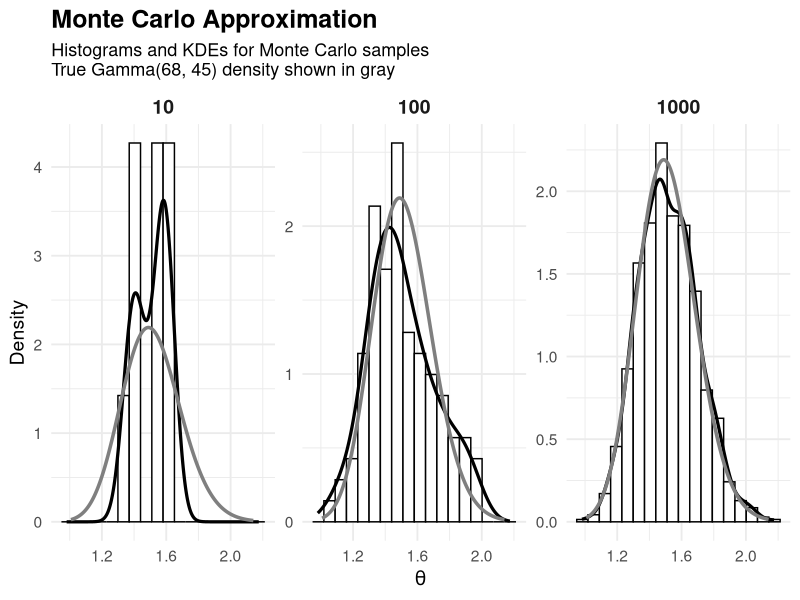
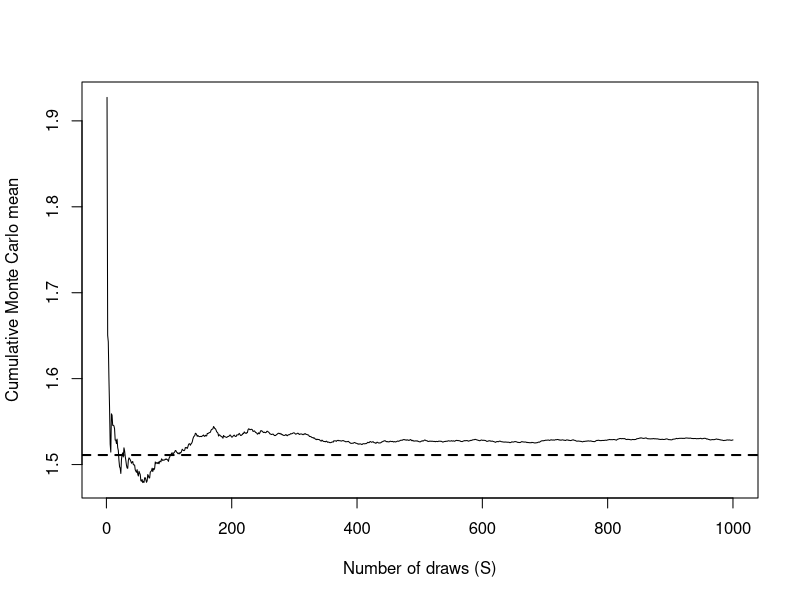
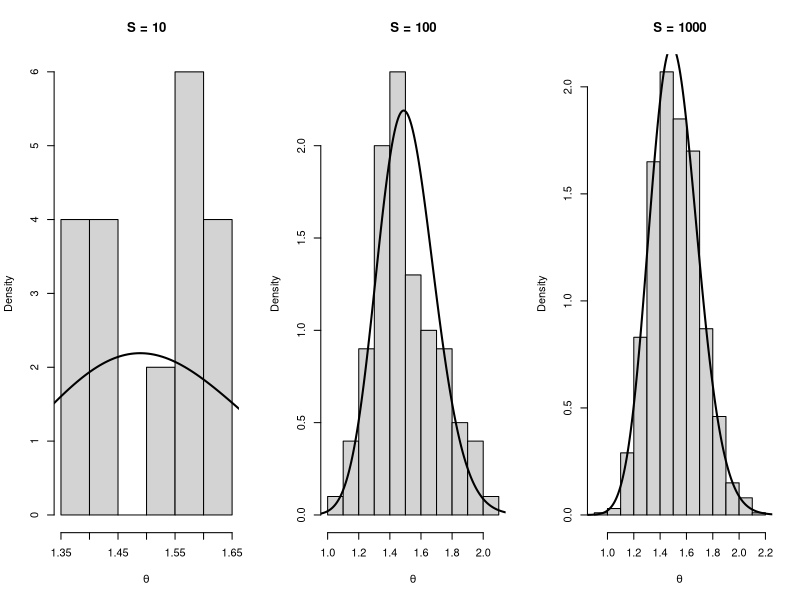
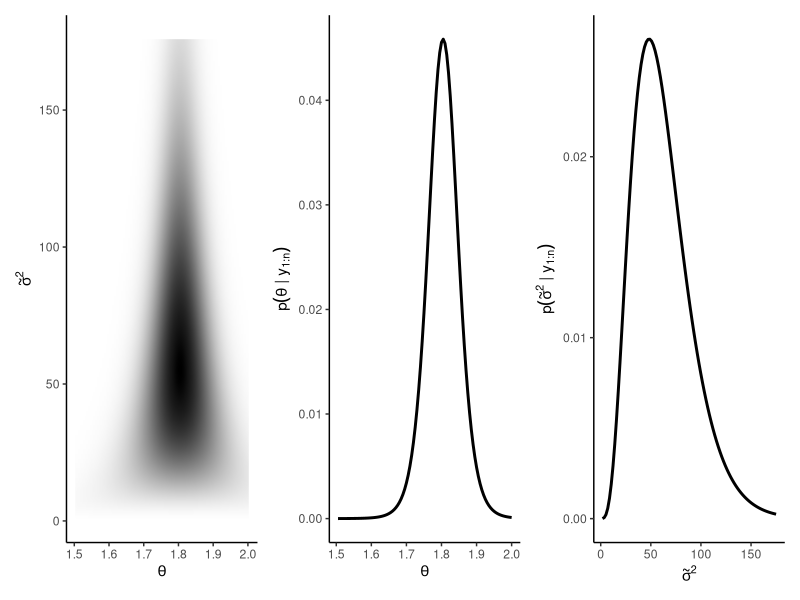

The R script that drew these images, in order:
## ---- chunk 1
# Figure 4.1 — Monte Carlo Approximation (Gamma(68,45))
# Histograms + KDEs for S = 10, 100, 1000; true density in gray

set.seed(8670)
library(ggplot2)

# Posterior: Gamma(shape=68, rate=45)
shape_post <- 68
rate_post  <- 45

# MC samples
S_list <- c(10, 100, 1000)
mc_df <- do.call(rbind, lapply(S_list, function(S) {
  data.frame(theta = rgamma(S, shape = shape_post, rate = rate_post),
             S = factor(S, levels = S_list))
}))

# Grid for true density (choose a sensible range around the mass)
xgrid <- seq(
  qgamma(0.001, shape = shape_post, rate = rate_post),
  qgamma(0.999, shape = shape_post, rate = rate_post),
  length.out = 600
)

true_df <- data.frame(
  theta = xgrid,
  dens  = dgamma(xgrid, shape = shape_post, rate = rate_post)
)

# Plot
ggplot(mc_df, aes(x = theta)) +
  # histogram (density scale so it overlays with densities)
  geom_histogram(aes(y = after_stat(density)),
                 bins = 18, color = "black", fill = "white") +
  # KDE from MC samples
  geom_density(linewidth = 1.1) +
  # True density (gray)
  geom_line(data = true_df, aes(x = theta, y = dens),
            linewidth = 1.2, color = "gray50") +
  facet_wrap(~ S, nrow = 1, scales = "free_y") +
  labs(
    title = "Monte Carlo Approximation",
  subtitle = paste(
    "Histograms and KDEs for Monte Carlo samples",
    "True Gamma(68, 45) density shown in gray",
    sep = "\n"
  ),
    x = expression(theta),
    y = "Density"
  ) +
  theme_minimal(base_size = 14) +
  theme(
    plot.title = element_text(size = 18, face = "bold"),
    plot.subtitle = element_text(size = 13),
    strip.text = element_text(size = 14, face = "bold")
  )
## ---- chunk 2
set.seed(8670)

## Posterior parameters
a  <- 2
b  <- 1
sy <- 66
n  <- 44

shape_post <- a + sy
rate_post  <- b + n

## Exact quantities
mean_exact <- shape_post / rate_post
p_exact    <- pgamma(1.75, shape = shape_post, rate = rate_post)
ci_exact   <- qgamma(c(0.025, 0.975),
                     shape = shape_post,
                     rate  = rate_post)

## Monte Carlo samples
theta_mc10   <- rgamma(10,   shape_post, rate_post)
theta_mc100  <- rgamma(100,  shape_post, rate_post)
theta_mc1000 <- rgamma(1000, shape_post, rate_post)

## Function to summarize MC output
mc_summary <- function(theta_sample) {
  c(
    Mean        = mean(theta_sample),
    Prob_less   = mean(theta_sample < 1.75),
    CI_lower    = quantile(theta_sample, 0.025),
    CI_upper    = quantile(theta_sample, 0.975)
  )
}

## Build comparison table
results <- rbind(
  Exact   = c(Mean      = mean_exact,
              Prob_less = p_exact,
              CI_lower  = ci_exact[1],
              CI_upper  = ci_exact[2]),

  MC_10   = mc_summary(theta_mc10),
  MC_100  = mc_summary(theta_mc100),
  MC_1000 = mc_summary(theta_mc1000)
)

round(results, 4)
## ---- chunk 3
Smax <- 1000
theta_seq <- rgamma(Smax, shape = shape_post, rate = rate_post)
cum_mean  <- cumsum(theta_seq) / seq_along(theta_seq)

plot(cum_mean, type="l",
     xlab="Number of draws (S)",
     ylab="Cumulative Monte Carlo mean")
abline(h = mean_exact, lty = 2, lwd = 2)
## ---- chunk 4
xgrid <- seq(0.5, 2.5, length.out = 400)
true_pdf <- dgamma(xgrid, shape = shape_post, rate = rate_post)

par(mfrow=c(1,3))

for (S in c(10,100,1000)) {
  x <- get(paste0("theta_mc", S))
  hist(x, prob=TRUE,
       main=paste0("S = ", S),
       xlab=expression(theta),
       border="black")
  lines(xgrid, true_pdf, lwd=2)
}

par(mfrow=c(1,1))
## ---- chunk 5
## Prior parameters
a <- 2
b <- 1

## Data summary (no bachelor's degree group)
n  <- 111
sy <- 217   # sum(y_i)

## Storage
t_mc <- numeric(10000)

for (s in 1:10000) {
  ## Draw from posterior
  theta <- rgamma(1, shape = a + sy, rate = b + n)
  
  ## Posterior predictive sample
  y_mc <- rpois(n, theta)
  
  ## Discrepancy statistic
  n1 <- sum(y_mc == 1)
  n2 <- sum(y_mc == 2)
  
  ## Avoid division by zero
  t_mc[s] <- ifelse(n1 > 0, n2 / n1, NA)
}

## Remove undefined values
t_mc <- t_mc[!is.na(t_mc)]
## ---- chunk 6
library(ggplot2)
library(dplyr)
library(patchwork)
library(scales)

## -----------------------------
## Data and semiconjugate prior
## -----------------------------
y  <- c(1.64,1.70,1.72,1.74,1.82,1.82,1.82,1.90,2.08)
n  <- length(y)

mu0     <- 1.9
tau0_sq <- 0.95^2
nu0     <- 1
s20     <- 0.01

## -----------------------------
## Grids: theta and precision  (tilde sigma^2 = 1/sigma^2)
## -----------------------------
G <- 100
H <- 100

mean.grid <- seq(1.505, 2.00, length.out = G)
prec.grid <- seq(1.75, 175,  length.out = H)   # this IS \tilde{\sigma}^2

post.grid <- matrix(NA_real_, nrow = G, ncol = H)

## -----------------------------
## Discrete joint posterior on the grid
## p(theta, prec | y) ∝ p(theta) p(prec) ∏ N(y_i | theta, 1/prec)
## -----------------------------
for (g in 1:G) {
  for (h in 1:H) {
    post.grid[g, h] <-
      dnorm(mean.grid[g], mu0, sqrt(tau0_sq)) *
      dgamma(prec.grid[h], shape = nu0/2, rate = s20*nu0/2) *
      prod(dnorm(y, mean.grid[g], sd = 1 / sqrt(prec.grid[h])))
  }
}
post.grid <- post.grid / sum(post.grid)

## -----------------------------
## Data frame + marginals
## -----------------------------
post_df <- expand.grid(theta = mean.grid, prec = prec.grid)
post_df$prob <- as.vector(post.grid)

theta_marg <- post_df %>%
  group_by(theta) %>%
  summarise(prob = sum(prob), .groups = "drop")

prec_marg <- post_df %>%
  group_by(prec) %>%
  summarise(prob = sum(prob), .groups = "drop")

## -----------------------------
## Plots (Figure 6.1 style)
## -----------------------------
p_joint <- ggplot(post_df, aes(theta, prec, fill = prob)) +
  geom_raster(interpolate = TRUE) +
  scale_fill_gradient(low = "white", high = "black",
                      trans = "sqrt", labels = label_number()) +
  labs(x = expression(theta),
       y = expression(tilde(sigma)^2)) +
  theme_classic() +
  theme(legend.position = "none")

p_theta <- ggplot(theta_marg, aes(theta, prob)) +
  geom_line(linewidth = 1) +
  labs(x = expression(theta),
       y = expression(p(theta~"|"~y[1:n]))) +
  theme_classic()

p_prec <- ggplot(prec_marg, aes(prec, prob)) +
  geom_line(linewidth = 1) +
  labs(x = expression(tilde(sigma)^2),
       y = expression(p(tilde(sigma)^2~"|"~y[1:n]))) +
  theme_classic()

p_joint + p_theta + p_prec
